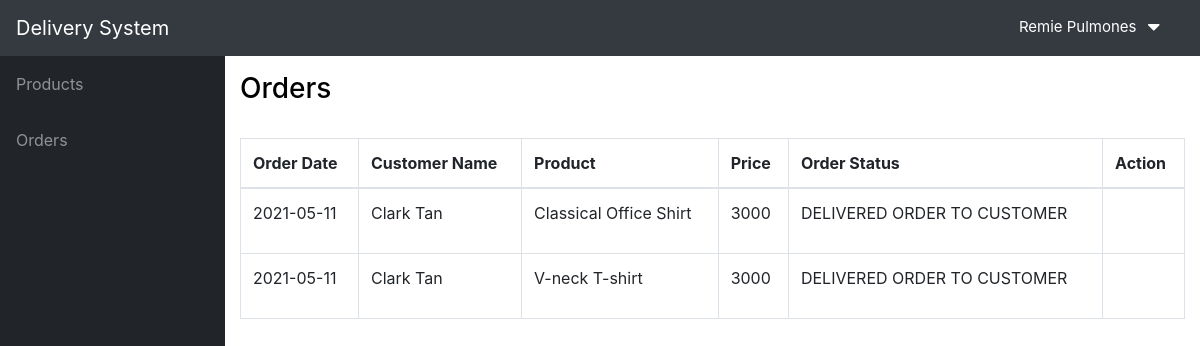
The app's page /views/seller/orders.php (signed in) with its own data.
### tables this page shows
CREATE TABLE `orders` (
  `order_id` int(11) NOT NULL,
  `customer_id` int(11) NOT NULL,
  `product_id` int(11) NOT NULL,
  `order_date` date NOT NULL,
  `order_status` tinyint(1) NOT NULL
);

CREATE TABLE `customer` (
  `customer_id` int(11) NOT NULL,
  `username` varchar(250) NOT NULL,
  `password` varchar(250) NOT NULL,
  `first_name` varchar(250) NOT NULL,
  `last_name` varchar(250) NOT NULL,
  `gender` varchar(250) NOT NULL,
  `contact_no` varchar(250) NOT NULL,
  `address` varchar(250) NOT NULL
);

CREATE TABLE `product` (
  `product_id` int(11) NOT NULL,
  `seller_id` int(11) NOT NULL,
  `shirt_name` varchar(250) NOT NULL,
  `brand` varchar(250) NOT NULL,
  `type` varchar(250) NOT NULL,
  `price` float NOT NULL,
  `description` varchar(250) NOT NULL,
  `product_status` tinyint(1) NOT NULL
);

### views/seller/orders.php (the view, shortened to what this page needs)
<!DOCTYPE html>
<html lang="en">
<head>
  <link href="../vendor/fontawesome-free/css/all.min.css" rel="stylesheet" type="text/css">
  <link href="../vendor/datatables/dataTables.bootstrap4.css" rel="stylesheet">
  <link href="../css/sb-admin.css" rel="stylesheet">
</head>
<body id="page-top">
<?php include('include/header.php');?>
  <div id="wrapper">
    <?php include('include/sidebar.php');?>
    <div id="content-wrapper">
      <div class="container-fluid">
    <div>
        <h3 style="color:black">Orders</h3>
          <br>
    </div>
        <table class="table table-bordered" id="locationTable1" width="100%" cellspacing="0">
      <thead>
                <tr>
                     <th>Order Date</th>
                     <th>Customer Name</th>
                     <th>Product</th>
                     <th>Price</th>
                     <th>Order Status</th>
                     <th>Action</th>
                </tr>
      </thead>
           <?php
               $conn = connect();
               $result=mysqli_query($conn,"SELECT * FROM orders JOIN customer ON customer.customer_id = orders.customer_id JOIN product ON orders.product_id = product.product_id WHERE order_status != 0 ");
              while ($row=mysqli_fetch_array($result)) {
                ?>
                 <tr>
                  <td><?php echo $row['order_date'];?></td>
                  <td><?php echo $row['first_name'];?> <?php echo $row['last_name'];?></td>
                  <td><?php echo $row['shirt_name'];?></td>
                  <td><?php echo $row['price'];?></td>
                   <td>
                    <?php if($row['order_status'] == 1) {?>
                        <p>ORDER PENDING</p>
                    <?php } else if ($row['order_status'] == 2) { ?>
                        <p>ORDER APPROVED</p>
                    <?php } else if ($row['order_status'] == 3) { ?>
                        <p>DELIVERED ORDER TO CUSTOMER</p>
                    <?php } ?>
                  </td>
                  <td>
                  </td>
                </tr>
            <?php } ?>
       </table>
    <br>
      </div>
    </div>
  </div>
</body>
</html>

### views/seller/include/header.php (shortened to what this page needs)
<nav class="navbar navbar-expand navbar-dark bg-dark static-top">
<?php if($_SESSION['user_type'] == 2) { ?>
  <a class='navbar-brand mr-1' href='#index.php' style='color:white'>Delivery System</a>
  <?php } ?>
   <div class="d-none d-md-inline-block ml-auto mr-0 mr-md-3 my-2 my-md-0">
    <ul class="navbar-nav ml-auto ml-md-0">
     <li class="nav-item dropdown no-arrow">
       <a class="nav-link dropdown-toggle" href="#" id="userDropdown" role="button" data-toggle="dropdown" aria-haspopup="true" aria-expanded="false" style="color:white;margin-right:-15px;font-size:15px">
           <?php echo $_SESSION['uName']; ?>
       </a>
     </li>
      <li class="nav-item dropdown no-arrow">
       <a class="nav-link dropdown-toggle" href="#" id="userDropdown" role="button" data-toggle="dropdown" aria-haspopup="true" aria-expanded="false" style="color:white">
           <i class="fa fa-caret-down" style="font-size:20px;margin-left:10px"></i>
       </a>
     </li>
   </ul>
  </div>
 </nav>

### views/seller/include/sidebar.php
<ul class="sidebar navbar-nav">
  <?php if($_SESSION['user_type'] == 2) { ?>
      <li class="nav-item">
        <a class="nav-link" href="products.php">
          <span>Products</span>
        </a>
      </li>
      <li class="nav-item">
        <a class="nav-link" href="orders.php">
          <span>Orders</span>
        </a>
      </li>
   <?php } ?>
  </ul>

### records on screen
orders: order_date "2021-05-11", customer.first_name "Clark", customer.last_name "Tan", product.shirt_name "Classical Office Shirt", product.price "3000", order_status "DELIVERED ORDER TO CUSTOMER"
orders: order_date "2021-05-11", customer.first_name "Clark", customer.last_name "Tan", product.shirt_name "V-neck T-shirt", product.price "3000", order_status "DELIVERED ORDER TO CUSTOMER"

### other values on screen
$_SESSION['uName'] "Remie Pulmones"
